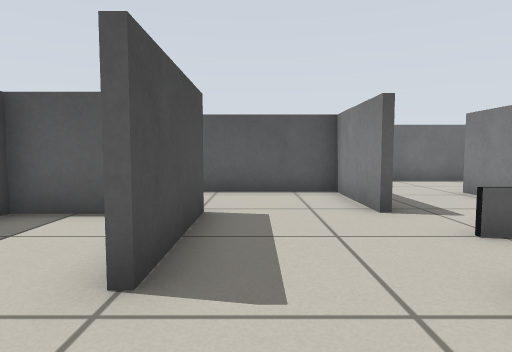
[1] (above)

24 first-person views from a walk through a robot-simulator world made for Gazebo. The camera is 0.51 m above the floor, tilts 4° down and sees 75° across. The floor is counted in squares, 0.5 m on a side. Each view is taken from the middle of a square. On the plan, view 1 faces up. The plan holds only what a view shows up to about 13 squares ahead; the rest is blank.

[2]
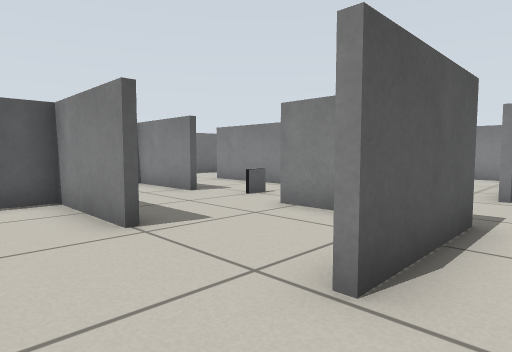

[3]
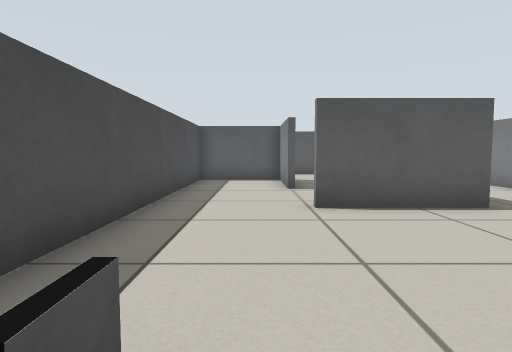

[4]
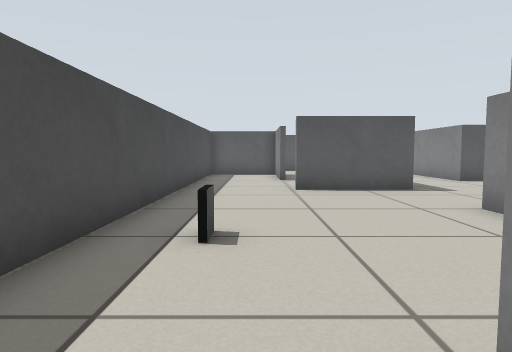

[5]
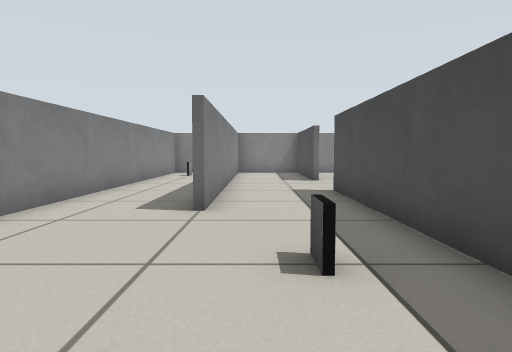

[6]
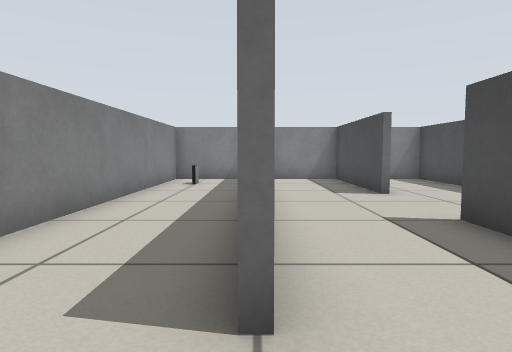

[7]
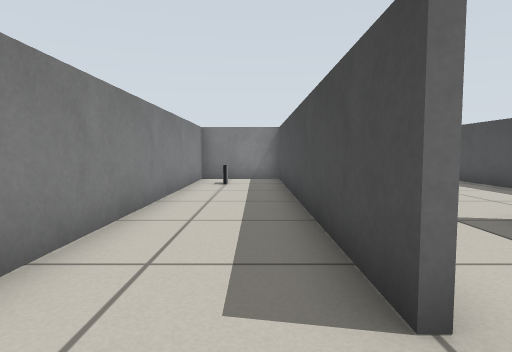

[8]
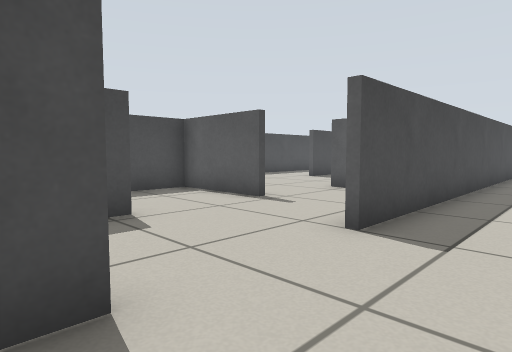

[9]
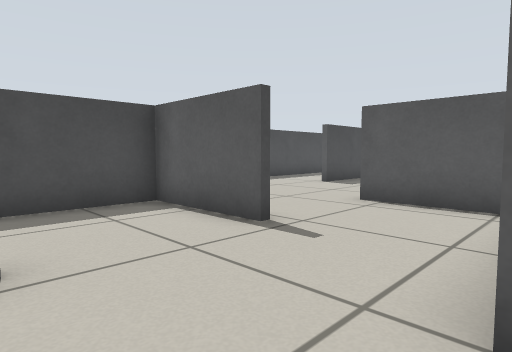

[10]
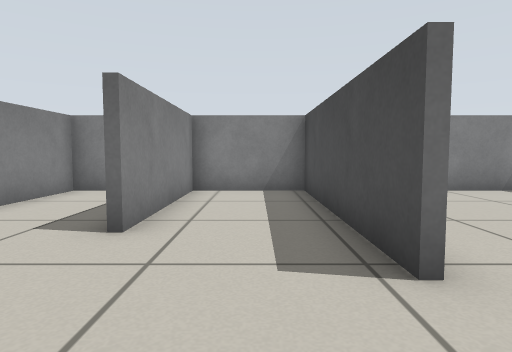

[11]
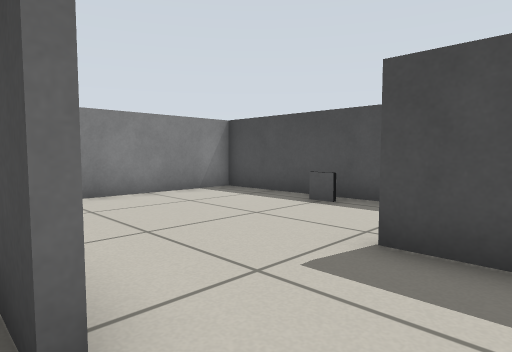

[12]
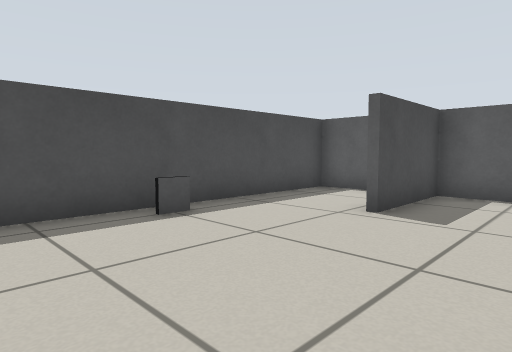

[13]
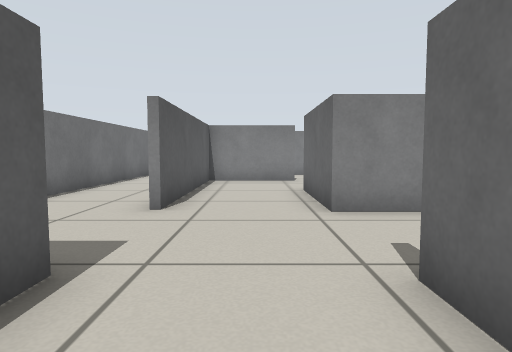

[14]
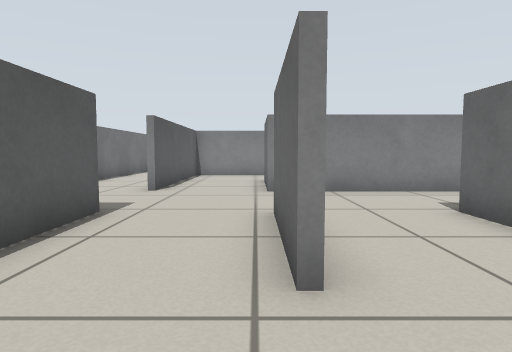

[15]
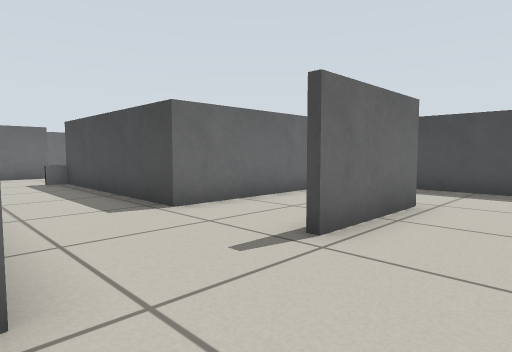

[16]
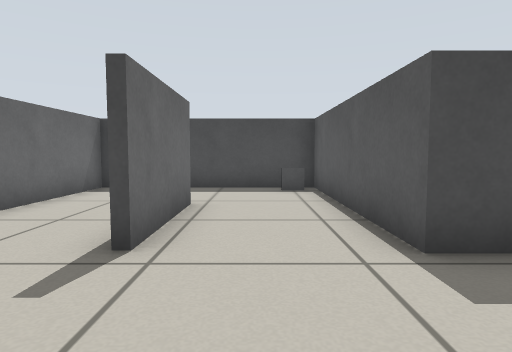

[17]
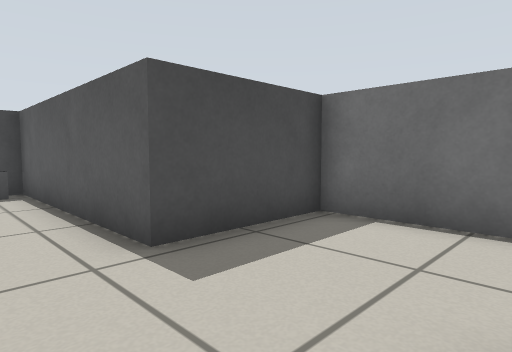

[18]
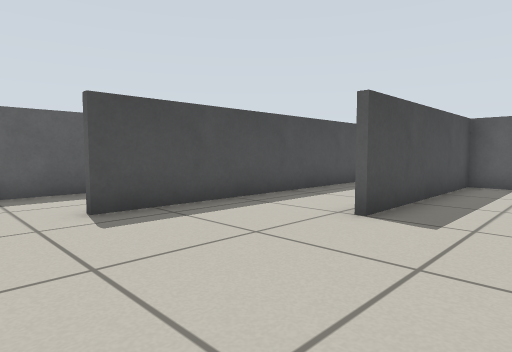

[19]
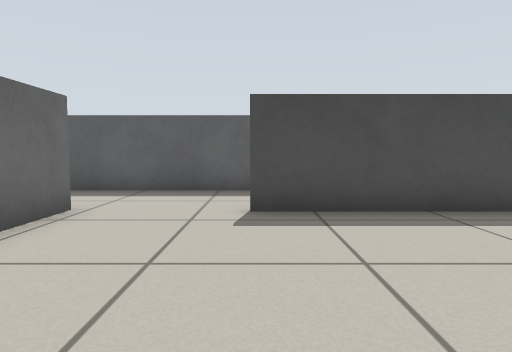

[20]
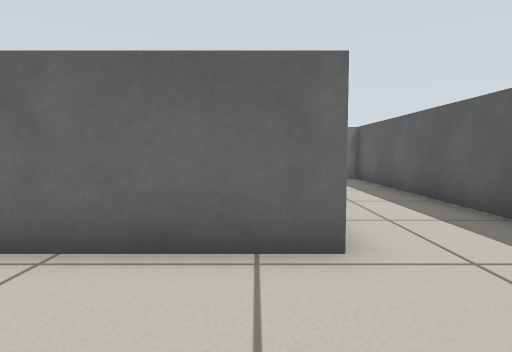

[21]
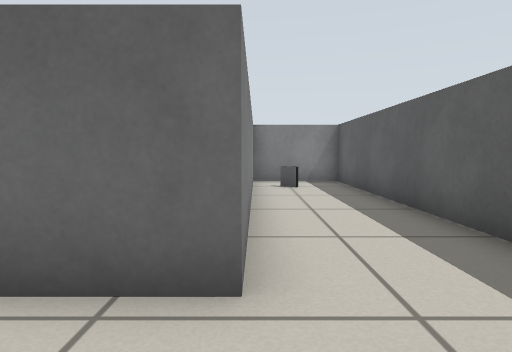

[22]
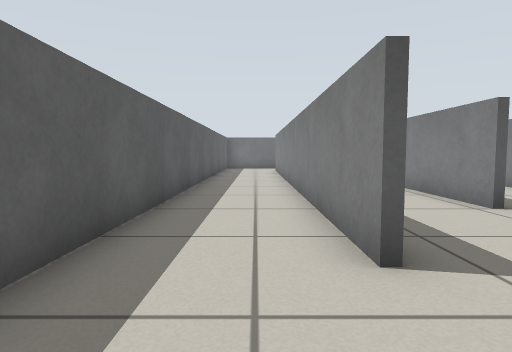

[23]
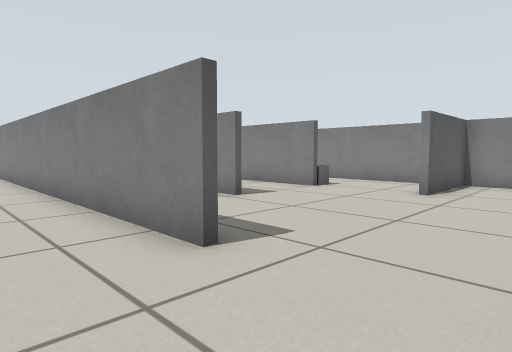

[24]
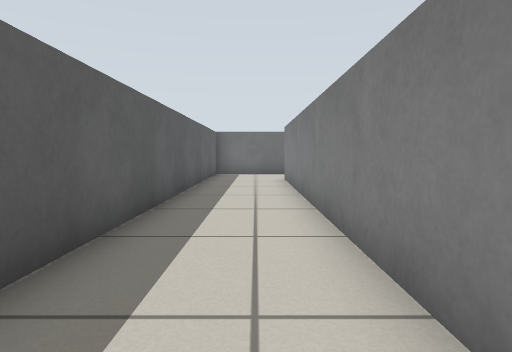

### Floor plan
Ten units are one square. View 1 is at (0, 0); x grows to the right and y downward. Boxes are objects, and circles mark ways between rooms. Rooms are numbered by the first view taken in them; rooms with no view inside come last. Other rooms are left out.
<svg viewBox="-174 -124 254 329">
<path fill="none" stroke="#000" d="M21 -11 21 -25M14 9 -10 9M-11 -24 -11 -55 -41 -55 -41 75M53 -19 53 -34M21 -55 21 -65M-9 -57 -9 -24M21 46 21 40M53 -51 53 -85M-9 88 -9 195M31 -119 -22 -119M-45 -119 -73 -119 -73 -87M75 -119 49 -119M-10 199 21 199 21 82M-41 151 -41 199 -10 199M-73 135 -73 199 -43 199 -43 151M-74 105 -105 105 -105 124M-43 85 -43 73 -75 73M-11 158 -11 88M-41 75 -41 120M-11 200 -11 172M-105 124 -105 136M-121 105 -137 105 -137 199 -94 199M-73 -87 -137 -87 -137 -46M-106 -57 -74 -57M-43 -35 -43 -57 -9 -57M-138 -25 -73 -25M21 -65 21 -87 -41 -87M-75 36 -75 0M-107 41 -107 4M-75 71 -59 71M-43 61 -43 32M-105 -24 -105 40M-43 -6 -43 -35M-73 -25 -73 35M-137 -16 -137 71M-139 103 -105 103M-139 71 -139 -88M-169 -91 -169 199 -139 199M-139 150 -139 103"/>
<rect x="-35" y="55" width="10" height="10" fill="#bbb"><title>other object</title></rect>
<rect x="5" y="175" width="10" height="10" fill="#bbb"><title>other object</title></rect>
<rect x="25" y="-45" width="10" height="10" fill="#bbb"><title>other object</title></rect>
<rect x="-135" y="155" width="10" height="10" fill="#bbb"><title>other object</title></rect>
<rect x="-135" y="-85" width="10" height="10" fill="#bbb"><title>other object</title></rect>
<rect x="-75" y="35" width="10" height="10" fill="#bbb"><title>other object</title></rect>
<rect x="-155" y="175" width="10" height="10" fill="#bbb"><title>other object</title></rect>
<circle cx="-25" cy="85" r="3" fill="#2a7"/>
<circle cx="-55" cy="-90" r="3" fill="#2a7"/>
<circle cx="5" cy="-60" r="3" fill="#2a7"/>
<circle cx="-85" cy="130" r="3" fill="#2a7"/>
<circle cx="-75" cy="85" r="3" fill="#2a7"/>
<circle cx="-55" cy="-25" r="3" fill="#2a7"/>
<circle cx="-140" cy="85" r="3" fill="#2a7"/>
<text x="10" y="-10">1</text>
<text x="-50" y="130">2</text>
<text x="-110" y="160">3</text>
<text x="-70" y="-60">4</text>
<text x="-90" y="40">5</text>
<text x="-150" y="10">6</text>
</svg>
Room 1 opens to room 2. Room 1 opens to room 4. Room 2 opens to room 3. Room 2 opens to room 5. Room 4 opens to room 5. Room 5 opens to room 6.

Where each view was taken, in squares from view 1:
view 1: 0 up, 0 right, facing up
view 2: 2 down, 3 left, facing up-right
view 3: 7 down, 2 left, facing up
view 4: 10 down, 2 left, facing up
view 5: 3 down, 2 left, facing down
view 6: 7 down, 1 left, facing down
view 7: 7 down, 0 right, facing down
view 8: 16 down, 2 left, facing up-left
view 9: 14 down, 4 left, facing up-left
view 10: 11 down, 6 left, facing down
view 11: 12 down, 7 left, facing down-left
view 12: 19 down, 8 left, facing up-left
view 13: 7 up, 10 left, facing right
view 14: 6 up, 13 left, facing right
view 15: 8 up, 4 left, facing down-left
view 16: 7 up, 4 left, facing left
view 17: 7 up, 4 left, facing up-left
view 18: 9 down, 8 left, facing up-left
view 19: 7 down, 8 left, facing left
view 20: 7 down, 13 left, facing down
view 21: 8 down, 14 left, facing down
view 22: 10 down, 15 left, facing up
view 23: 10 down, 16 left, facing up-right
view 24: 4 down, 15 left, facing up
